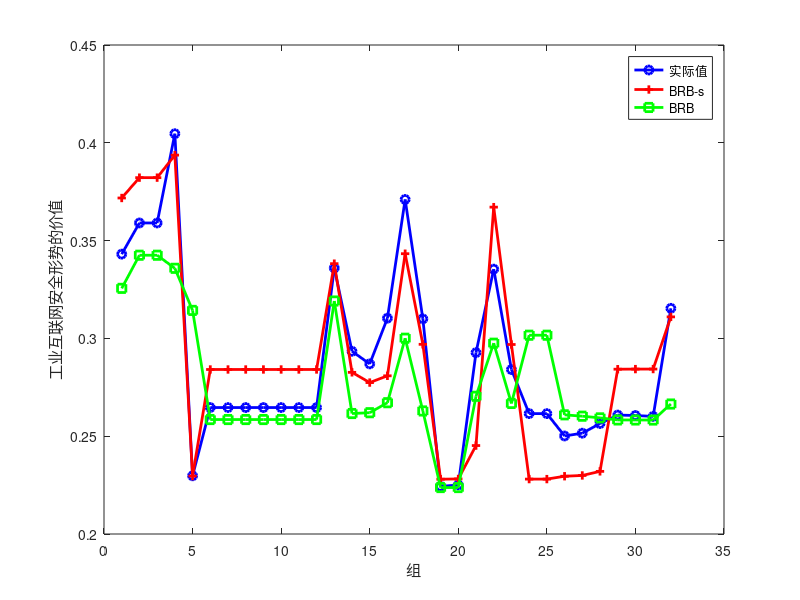

Recreate this plot in MATLAB. (Note: this script raises an error after producing the figure.)
AllData=load('mse2.txt');%BRB-s
%AllData=load('mse4_add.txt');%S-CMA-ES
AllDatanew=load('dierpian.txt');
figure(1);
    k=1:32;
%plot(k,AllData(k,1),'b','LineWidth',2,k,AllData(k,2),'r','LineWidth',2);
%,k,AllData(k,3),'g',k,AllData(k,4),'-*',k,AllData(k,5),'-+',k,AllData(k,6), ...,
   %'-s',k,AllData(k,7),'-o',k,AllData(k,8),'-X',k,AllData(k,9),'-k',k,AllData(k,10),'-^',k,AllData(k,11),'-c');
    %plot(k,AllData(k,1),'b',k,AllData(k,2),'r',k,AllData(k,3),'g');
    %plot(k,AllDatanew(k,1),'b',k,AllDatanew(k,3),'-g',k,AllDatanew(k,2),'-r');
    %plot(k,AllDatanew(k,1),'b',k,AllDatanew(k,2),'-r');
    %legend('Actual value','BRB-s');
    
    % 绘制第一条线
plot(k, AllData(k, 1), '-ob', 'LineWidth', 2); 
hold on;

% 绘制第二条线
plot(k, AllData(k, 2), '-+r', 'LineWidth', 2);

% 绘制第三条线
plot(k, AllData(k, 3), '-sg', 'LineWidth', 2);



% 添加标签和标题
%ylabel('The value of the industrial internet security situation');
%xlabel('Group');
ylabel('工业互联网安全形势的价值');
%xlabel('Group');
xlabel('组');
%legend('实际值', 'S-CMA-ES模型','BRB-s模型');

    
    
    
    %legend('actual value', 'BRB-s','BRB','KNN','BP','RF','WOA','viterbi','blockchain','Digital twin based on deconvolution operation','Sqearman correlation coefficient method');
    legend('实际值', 'BRB-s','BRB');
    
    [p, h, stats] = signtest(AllData(k,1)', AllData(k,6));
% 计算Cohen’s d
d = computeCohensD(AllData(k,1)', AllData(k,6));
%  打印结果
disp(['Wilcoxon signed-rank test P值: ' num2str(p)]);
disp(['Cohen’s d: ' num2str(d)]);
% 定义函数计算Cohen’s d
function d = computeCohensD(x, y)
    n1 = length(x);
    n2 = length(y);
    mean_diff = mean(x) - mean(y);
    s1 = std(x);
    s2 = std(y);
    pooled_std = sqrt(((n1-1)*s1^2 + (n2-1)*s2^2) / (n1 + n2 - 2)); 
    d = mean_diff / pooled_std;
end